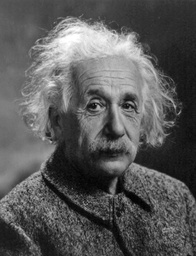
#> input picture Unit 4/albert-einstein_gray.jpg, 196 x 256 px, shrunk from 728 x 949 before the run, found by its file name
$ jupyter execute shear.ipynb
#> lines starting #> are read from the running program, lines starting #| are printed output that depends on the picture
#> further down, I_gray is the input picture: shape (256, 196); min 0, max 255, mean 89.4
[cell 1]
import matplotlib.pyplot as plt
import numpy as np
import cv2
import matplotlib as mpl

[cell 2]
def displayImageInActualSize(I):
    dpi = mpl.rcParams['figure.dpi']
    H,W = I.shape
    fig_size = W/float(dpi), H/float(dpi)
    fig = plt.figure(figsize=fig_size)
    ax = fig.add_axes([0,0,1,1])
    ax.axis('off')
    ax.imshow(I,cmap='gray')
    plt.show

def bilinearInterpolation(r, c, I):

    # Column indexes
    lc = int(c) # left column
    rc = lc+1   # right column

    # Row indexes
    tr = int(r) # top row
    br = tr + 1 # bottom row

    # Weights of horizontal linear indexes
    wr = c - lc
    wl = rc - c

    # Weights of vertical linear indexes
    wt = br - r
    wb = r - tr

    if tr >= 0 and br < I.shape[0] and lc >= 0 and rc < I.shape[1]:
        # Intensity alpha (top row linear)
        a = I[tr, lc] * wl + I[tr, rc] * wr
        # Intensity betha (bottom row linear)
        b = I[br, lc] * wl + I[br, rc] * wr

        # Final intensity (vertical linear)
        f = a * wt + b * wb

        return np.uint8(f)
    else:
        return 0

def getExtents(T, rMax, cMax):
    cords = np.array([[0,0], [0, cMax-1], [rMax, 0], [rMax, cMax]])
    A_dash = T.dot(cords.T)

    mins = A_dash.min(axis=1)
    maxs = A_dash.max(axis=1)

    minR = np.int64(np.floor(mins[0]))
    minC = np.int64(np.floor(mins[1]))
    maxR = np.int64(np.ceil(maxs[0]))
    maxC = np.int64(np.ceil(maxs[1]))

    # Define height and width
    H, W = maxR - minR + 1, maxC - minC + 1

    return minR, minC, maxR, maxC, H, W

def transform(T, I_gray):
    Tinv = np.linalg.inv(T)

    numRows = I_gray.shape[0]
#> numRows = 256
    numCols = I_gray.shape[1]
#> numCols = 196

    minR, minC, maxR, maxC, H, W = getExtents(T, I_gray.shape[0], I_gray.shape[1])
#> minR = -39; minC = 0; maxR = 256; maxC = 196; H = 296; W = 197

    I2 = np.zeros((H,W), dtype='uint8')

    for new_i in range(minR, maxR):
        for new_j in range(minC, maxC):
            P_dash = np.array([new_i,new_j])
            P = Tinv.dot(P_dash)
            # Bilinear interpolation
            P = np.int16(np.round(P))
            i, j = P[0], P[1]
            if i < 0 or i >= numRows or j < 0 or j >= numCols:
                pass
            else:
                g = bilinearInterpolation(i,j,I_gray)
                I2[new_i - minR, new_j - minC] = g
#> this loop made 295 passes
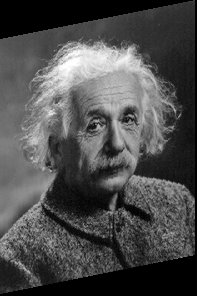
#> I2: shape (296, 197); min 0, max 255, mean 76.6
    return I2

[cell 3]
grayPath = r'D:\Cursos Online\Computer_Vision_in_python\practice\Unit 4\albert-einstein_gray.jpg'

I_gray = cv2.imread(grayPath, cv2.IMREAD_GRAYSCALE)
